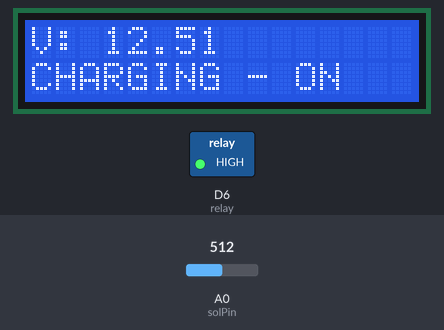
Recording of a sketch running on a simulated ESP8266 (NodeMCU). Parts: 16×2 character LCD, switched loads named in the sketch (green lamp = pin HIGH). Inputs (shaded band) come from the test bench; at power-on: A0 (solPin) = 512. WiFi joins after 1.5 s; servers stay silent unless stated; uploads are accepted with an empty reply; what the sketch prints to the serial monitor is not drawn.

Above: at 5.6 s.
5.7 s: A0 (solPin) set to 263
At 5.97 s:
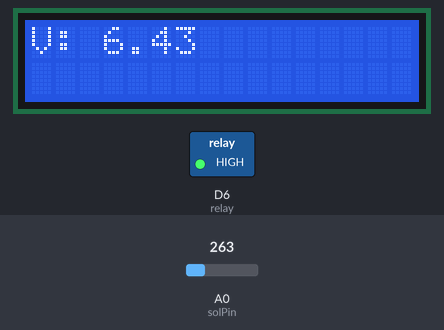
10.3 s: A0 (solPin) set to 234
At 12.0 s:
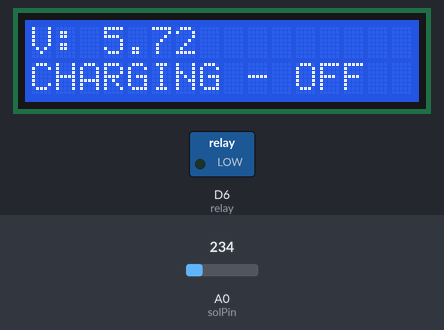
14.9 s: A0 (solPin) set to 306
At 16.18 s:
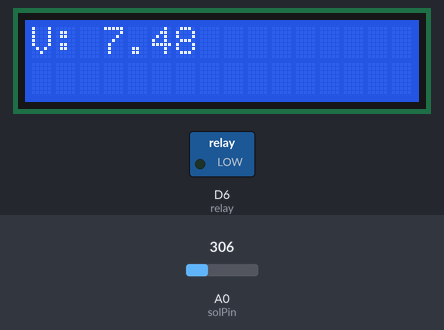
Timing chart, 0 to 17.9 s (numbered marks = the images above; inputs shaded):
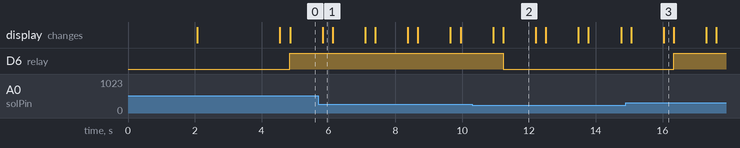

Measured:
- the behaviour switches between 246 and 245 on A0 (solPin) (found by bisection; images 1 and 2)
- after the input at 5.7 s, the display: changes after 0.12 s (image 1)
- after the input at 10.3 s, D6 (relay): HIGH → LOW after 0.93 s; the display: first changes after 0.63 s (image 2 shows a later state)
- after the input at 14.9 s, D6 (relay): LOW → HIGH after 1.4 s; the display: first differs from a run without the input after 1.1 s (image 3)
- what the display in image 2 shows lasts 1.0 s, from 11.2 s to 12.2 s

The sketch:

foot_step_power_generation_sphn.ino
```cpp
/*
 * heart patient monitoring system
 *  * hotspot name : project12
 * hotspot possword : project123456
 */

#include <ESP8266WiFi.h>
#include <ESP8266HTTPClient.h>
#include <LiquidCrystal.h>
#include <String.h>


LiquidCrystal lcd (D0,D1,D2,D3,D4,D5);

// WiFi parameters to be configured
//const char* ssid = "project12"; // Hoofdlettergevoelig
//const char* password = "project123456"; // Hoofdlettergevoelig

const char* ssid = "project12"; // Hoofdlettergevoelig
const char* password = "project123456"; // Hoofdlettergevoelig


  String a = "http://sms.scubedigi.com/api.php?username=Mydreamacd&password=Mydre@m123&to=8186008051&from=MYDREM&message=";
String msg = "\0";
String r = "http://projectsiot.xyz/IoTProjects/FootStepPower/footstep.php?a=";
String rs = "\0";

#define solPin A0
#define relay D6

int sol = 0;

float s = 0.0;

String sta = "\0";

void showprojectname ()
{
  lcd.clear();
    lcd.setCursor(0,0);
    lcd.print("FOOT STEP POWER");
    lcd.setCursor(0,1);
    lcd.print("GENERATION S/M");
  delay(2000);
}

void setup() {
  // put your setup code here, to run once:
Serial.begin(9600);
  lcd.begin(16,2);

 pinMode(A0,INPUT);
 pinMode(relay,OUTPUT);


showprojectname ();

lcd.clear();
lcd.setCursor(0,0);
        lcd.print("CONNECTING--TO");
        lcd.setCursor( 2,1);
         lcd.print(ssid);
         delay(100);

  Serial.print("Bezig met verbinden");
  WiFi.begin(ssid, password); // Connect to WiFi

  // while wifi not connected yet, print '.'
  // then after it connected, get out of the loop
  while (WiFi.status() != WL_CONNECTED) {
     delay(500);
     Serial.print(".");
  }

  // Verbonden.
  Serial.println("OK!");

  // Access Point (SSID).
  Serial.print("SSID: ");
  Serial.println(WiFi.SSID());

  // IP adres.
  Serial.print("IP: ");
  Serial.println(WiFi.localIP());
Serial.println("state---------------1");
  // Signaalsterkte.
  long rssi = WiFi.RSSI();
  Serial.print("Signaal sterkte (RSSI): ");
  Serial.print(rssi);
  Serial.println(" dBm");
  Serial.println("");

Serial.print("A = "); Serial.println("http://projectsiot.xyz/IoTProjects/FootStepPower/footstep.php?a=U&b=86&c=L");
if(WiFi.status()== WL_CONNECTED){ //Check WiFi connection status

    HTTPClient http; //Declare an object of class HTTPClient

  http.begin("http://projectsiot.xyz/IoTProjects/FootStepPower/footstep.php?a=U&b=86&c=L");

int httpCode = http.GET(); //Send the request
    if (httpCode > 0) { //Check the returning code
      String payload = http.getString(); //Get the request response payload
      Serial.println(payload); //Print the response payload
    }
    http.end(); //Close connection

delay(500);
}

}

void loop() {

sol = analogRead (solPin);
delay (50);
Serial.println("sol = " +String(sol));

 s = sol * (5.00/1023.00)*5;


lcd.clear();
lcd.setCursor(0,0);
lcd.print("V: "+String(s));
delay(300);

if (s > 6)
{
  Serial.println("charging status --  on");
  sta ="A";
  digitalWrite(relay,HIGH);
lcd.setCursor(0,1);
lcd.print("CHARGING - ON");
  delay(200);
}
else
{
    Serial.println("charging status -- off");
  sta ="B";
  digitalWrite(relay,LOW);
lcd.setCursor(0,1);
lcd.print("CHARGING - OFF");
  delay(200);
}

rs = r + sta +"&b="+String(s);
send2server ();

}// loop

void send2server ()
{
Serial.print("A = "); Serial.println("http://projectsiot.xyz/IoTProjects/SchoolChildSecurity/childupdate.php?a=U&b=Y");
if(WiFi.status()== WL_CONNECTED){ //Check WiFi connection status

    HTTPClient http; //Declare an object of class HTTPClient
   // http.begin("http://sms.scubedigi.com/api.php?username=Mydreamacd&password=Mydre@m123&to=9063779181&from=MYDREM&message=RJANED;LKSDF"); //Specify request destination

  //http.begin("http://projectsiot.xyz/IoTProjects/SchoolChildSecurity/childupdate.php?a=U&b=Y");
http.begin(rs);

int httpCode = http.GET(); //Send the request
    if (httpCode > 0) { //Check the returning code
      String payload = http.getString(); //Get the request response payload
      Serial.println(payload); //Print the response payload
    }
    http.end(); //Close connection

delay(500);
}


}
void sendsms ()
{
Serial.println("sending welcome message............");

 if(WiFi.status()== WL_CONNECTED){ //Check WiFi connection status

    HTTPClient http; //Declare an object of class HTTPClient
//   http.begin("http://sms.scubedigi.com/api.php?username=Mydreamacd&password=Mydre@m123&to=8186008051&from=MYDREM&message=");
   http.begin(msg);

int httpCode = http.GET(); //Send the request
    if (httpCode > 0) { //Check the returning code
      String payload = http.getString(); //Get the request response payload
      Serial.println(payload); //Print the response payload
    }
    http.end(); //Close connection

delay(500);
}
}
```
